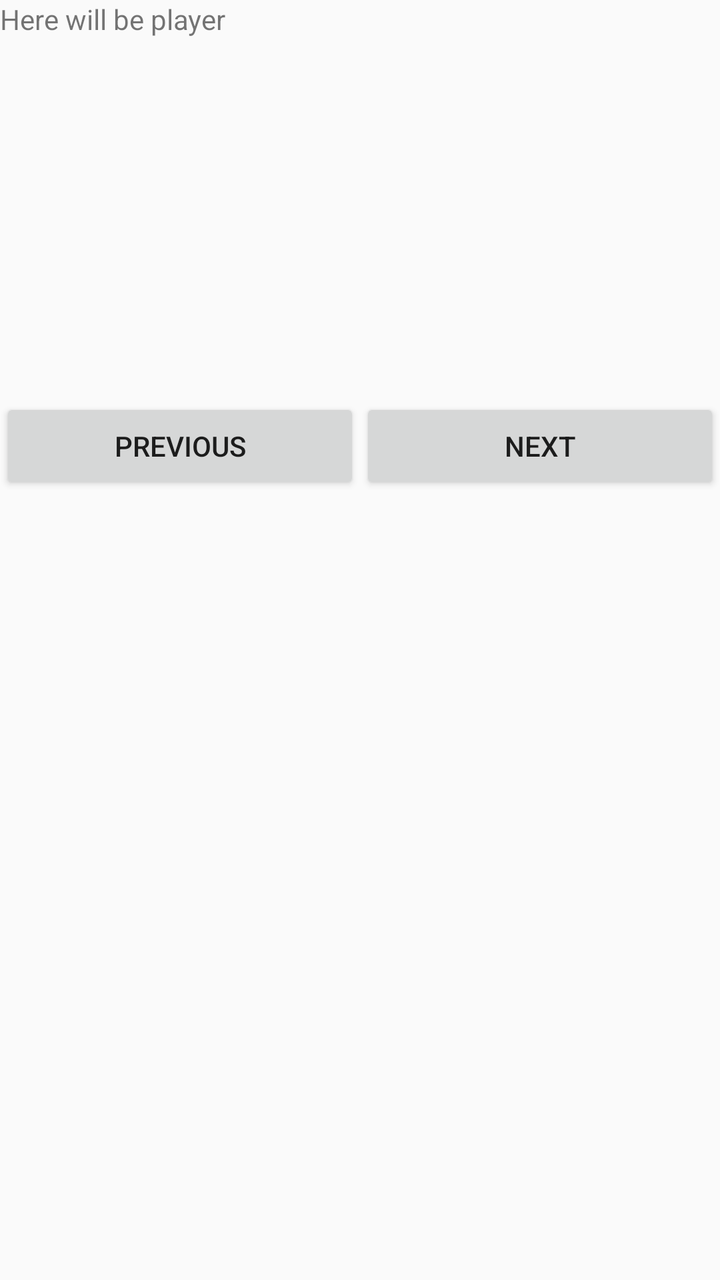
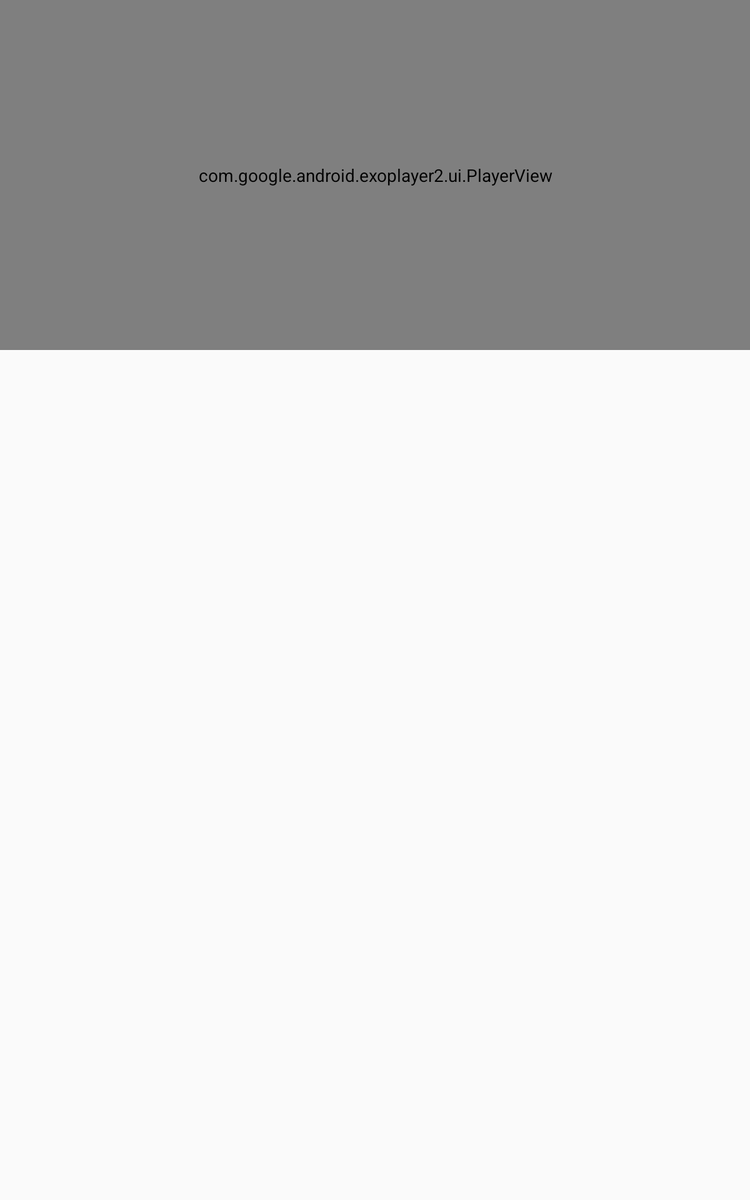

An Android layout and its configuration variant, each rendered on a device that would load it. The default file and the variant file are quoted in full after the pictures.
<!-- AndroidManifest.xml: application theme AppTheme -->
<!-- res/layout/fragment_step_instruction.xml -->
<?xml version="1.0" encoding="utf-8"?>
<LinearLayout xmlns:android="http://schemas.android.com/apk/res/android"
    android:layout_width="match_parent"
    android:layout_height="match_parent"
    android:orientation="vertical">

    <TextView
        android:layout_width="match_parent"
        android:layout_height="180dp"
        android:text="Here will be player" />

    <TextView
        android:id="@+id/recipe_step_instruction_textview"
        android:layout_width="match_parent"
        android:layout_height="wrap_content" />

    <LinearLayout
        android:layout_width="match_parent"
        android:layout_height="wrap_content"
        android:orientation="horizontal"
        android:weightSum="1">

        <Button
            android:id="@+id/previous_step_button"
            android:layout_width="0dp"
            android:layout_height="wrap_content"
            android:layout_weight="0.5"
            android:text="@string/previous_step_button" />

        <Button
            android:id="@+id/next_step_button"
            android:layout_width="0dp"
            android:layout_height="wrap_content"
            android:layout_weight="0.5"
            android:text="@string/next_step_button" />
    </LinearLayout>

</LinearLayout>
<!-- resources referenced by this layout -->
<resources>
  <string name="next_step_button">Next</string>
  <string name="previous_step_button">Previous</string>
  <style name="AppTheme" parent="Theme.AppCompat.Light.DarkActionBar">
          
          <item name="colorPrimary">@color/colorPrimary</item>
          <item name="colorPrimaryDark">@color/colorPrimaryDark</item>
          <item name="colorAccent">@color/colorAccent</item>
      </style>
  <color name="colorPrimary">#3F51B5</color>
  <color name="colorPrimaryDark">#303F9F</color>
  <color name="colorAccent">#FF4081</color>
</resources>
<!-- res/layout-sw600dp/fragment_step_instruction.xml (the repository's variant of the layout above) -->
<!-- drawn on a 7-inch tablet held upright -->
<?xml version="1.0" encoding="utf-8"?>
<LinearLayout xmlns:android="http://schemas.android.com/apk/res/android"
    android:layout_width="match_parent"
    android:layout_height="match_parent"
    xmlns:app="http://schemas.android.com/apk/res-auto"
    android:orientation="vertical">

    
    <FrameLayout
        android:layout_width="match_parent"
        android:layout_height="280dp">
        
        <com.google.android.exoplayer2.ui.PlayerView
            android:id="@+id/exoplayer_view"
            android:layout_width="match_parent"
            android:layout_height="match_parent"
            app:resize_mode="fill" />

        <ImageView
            android:id="@+id/default_cake_imageview"
            android:layout_width="match_parent"
            android:layout_height="match_parent" />
    </FrameLayout>

    <TextView
        android:id="@+id/recipe_step_instruction_textview"
        android:layout_width="match_parent"
        android:layout_height="wrap_content"
        style="@style/TextSecondaryStyle"
        android:layout_margin="@dimen/borderMargin"/>

</LinearLayout>
<!-- resources referenced by the variant -->
<!-- as a 7-inch tablet held upright resolves them -->
<resources>
  <style name="TextSecondaryStyle">
          <item name="android:fontFamily">"sans-serif"</item>
          <item name="android:textColor">@android:color/black</item>
          <item name="android:textSize">@dimen/textSecondarySize</item>
      </style>
  <style name="AppTheme" parent="Theme.AppCompat.Light.DarkActionBar">
          
          <item name="colorPrimary">@color/colorPrimary</item>
          <item name="colorPrimaryDark">@color/colorPrimaryDark</item>
          <item name="colorAccent">@color/colorAccent</item>
      </style>
  <color name="colorPrimary">#3F51B5</color>
  <color name="colorPrimaryDark">#303F9F</color>
  <color name="colorAccent">#FF4081</color>
</resources>
